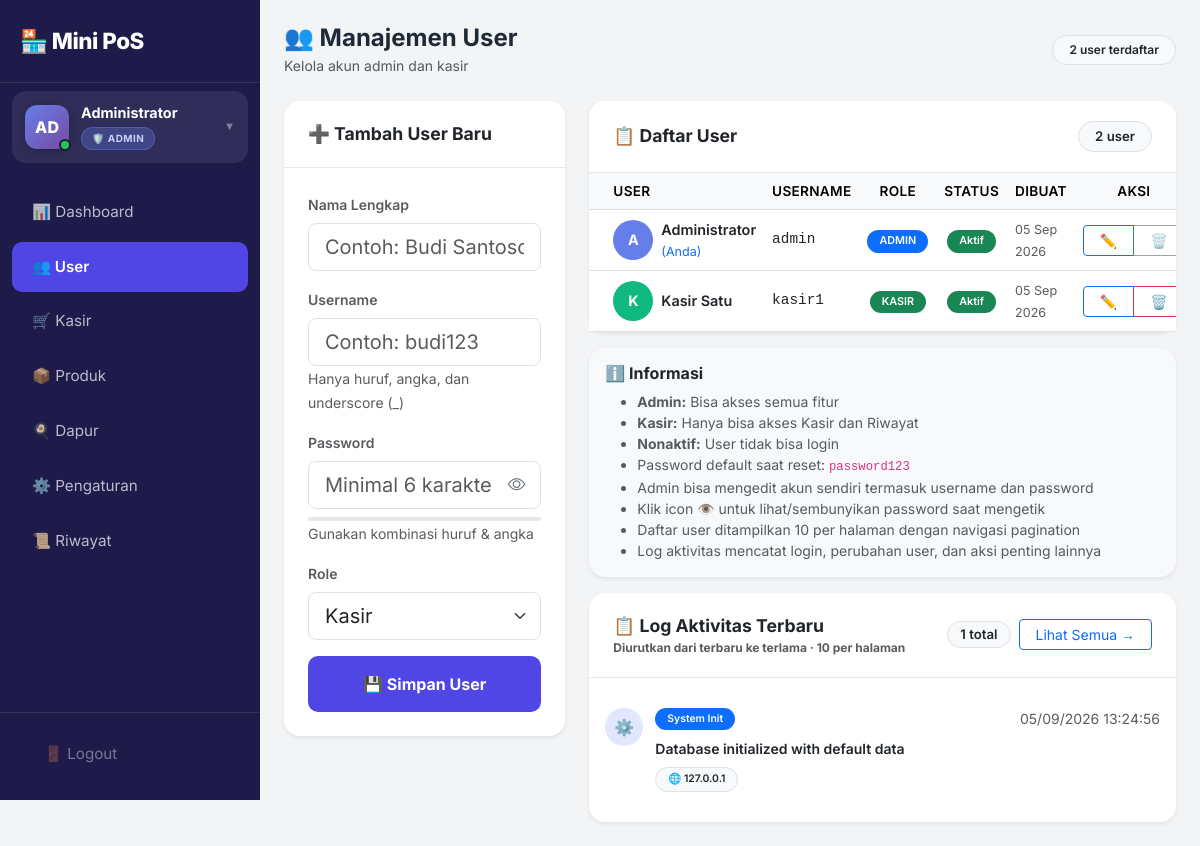
/users.php (signed in), run on the app's committed database.
### tables this page shows
CREATE TABLE users (
    id INT AUTO_INCREMENT PRIMARY KEY,
    username VARCHAR(50) NOT NULL UNIQUE,
    password_hash VARCHAR(255) NOT NULL,
    full_name VARCHAR(100) NOT NULL,
    role ENUM('admin', 'kasir') NOT NULL DEFAULT 'kasir',
    is_active TINYINT(1) NOT NULL DEFAULT 1,
    created_at TIMESTAMP DEFAULT CURRENT_TIMESTAMP
);

CREATE TABLE activity_logs (
    id INT AUTO_INCREMENT PRIMARY KEY,
    action VARCHAR(50) NOT NULL,
    entity_type VARCHAR(50) DEFAULT NULL,
    entity_id INT DEFAULT NULL,
    description TEXT DEFAULT NULL,
    ip_address VARCHAR(45) DEFAULT NULL,
    user_agent VARCHAR(255) DEFAULT NULL,
    created_at TIMESTAMP DEFAULT CURRENT_TIMESTAMP,
    INDEX idx_action (action),
    INDEX idx_created (created_at),
    INDEX idx_entity (entity_type, entity_id)
);

### users.php (the view, shortened to what the rows shown need)
<?php
require_once 'config/database.php';
$perPage = 10;
$page = max(1, intval($_GET['page'] ?? 1));
$offset = ($page - 1) * $perPage;
$stmt = $pdo->prepare("SELECT * FROM users ORDER BY role ASC, full_name ASC LIMIT ? OFFSET ?");
$stmt->execute([$perPage, $offset]);
$users = $stmt->fetchAll();
$logPerPage = 10;
$logPage = max(1, intval($_GET['log_page'] ?? 1));
$logOffset = ($logPage - 1) * $logPerPage;
$activityLogs = [];
try {
    $stmtLogs = $pdo->prepare("
        SELECT
            al.action,
            al.entity_type,
            al.entity_id,
            al.description,
            al.ip_address,
            al.user_agent,
            al.created_at,
            u.full_name
        FROM activity_logs al
        LEFT JOIN users u ON al.entity_id = u.id AND al.entity_type = 'user'
        WHERE
            (al.entity_type IS NULL OR al.entity_type NOT IN ('transaction', 'transaction_detail', 'stock', 'stock_history'))
            AND al.action NOT LIKE 'transaction_%'
            AND al.action NOT LIKE 'stock_%'
        ORDER BY al.created_at DESC
        LIMIT ? OFFSET ?
    ");
    $stmtLogs->execute([$logPerPage, $logOffset]);
    $activityLogs = $stmtLogs->fetchAll();
} catch (Exception $e) {
    $activityLogs = [];
}
?>
<!DOCTYPE html>
<html lang="id">
<head>
    <link href="https://cdn.jsdelivr.net/npm/bootstrap@5.3.0/dist/css/bootstrap.min.css" rel="stylesheet">
    <link href="https://cdn.jsdelivr.net/npm/bootstrap-icons@1.11.0/font/bootstrap-icons.css" rel="stylesheet">
    <link rel="stylesheet" href="assets/style.css">
</head>
<body>
    <div class="main-content">
        <div class="row g-4">
            <div class="col-12 col-lg-8">
                <div class="card border-0 shadow-sm">
                    <div class="card-body p-0">
                        <div class="table-responsive">
                            <table class="table table-hover align-middle mb-0">
                                <thead class="table-light">
                                    <tr>
                                        <th class="ps-3 ps-md-4">User</th>
                                        <th>Username</th>
                                        <th class="text-center">Role</th>
                                        <th class="text-center">Status</th>
                                        <th>Dibuat</th>
                                        <th class="text-center pe-3 pe-md-4">Aksi</th>
                                    </tr>
                                </thead>
                                <tbody>
                                    <?php foreach ($users as $u): ?>
                                        <tr class="<?= !$u['is_active'] ? 'table-secondary' : '' ?>">
                                            <td class="ps-3 ps-md-4">
                                                <div class="d-flex align-items-center gap-2">
                                                    <div style="width:40px;height:40px;border-radius:50%;background:<?= $u['role'] === 'admin' ? '#667eea' : '#10b981' ?>;display:flex;align-items:center;justify-content:center;color:white;font-weight:700;">
                                                        <?= strtoupper(substr($u['full_name'], 0, 1)) ?>
                                                    </div>
                                                    <div>
                                                        <div class="fw-semibold"><?= htmlspecialchars($u['full_name']) ?></div>
                                                        <?php if ($u['id'] == $_SESSION['user_id']): ?>
                                                            <small class="text-primary">(Anda)</small>
                                                        <?php endif; ?>
                                                    </div>
                                                </div>
                                            </td>
                                            <td class="font-monospace small"><?= htmlspecialchars($u['username']) ?></td>
                                            <td class="text-center">
                                                <span class="badge <?= $u['role'] === 'admin' ? 'bg-primary' : 'bg-success' ?>">
                                                    <?= strtoupper($u['role']) ?>
                                                </span>
                                            </td>
                                            <td class="text-center">
                                                <?php if ($u['is_active']): ?>
                                                    <span class="badge bg-success">Aktif</span>
                                                <?php else: ?>
                                                    <span class="badge bg-secondary">Nonaktif</span>
                                                <?php endif; ?>
                                            </td>
                                            <td>
                                                <small class="text-muted"><?= date('d M Y', strtotime($u['created_at'])) ?></small>
                                            </td>
                                            <td class="text-center pe-3 pe-md-4">
                                                <div class="btn-group btn-group-sm">
                                                    <a href="users.php?edit=<?= $u['id'] ?>&page=<?= $page ?>"
                                                        class="btn btn-outline-primary px-2 px-md-3" title="Edit">✏️</a>
                                                    <?php if ($u['id'] != $_SESSION['user_id']): ?>
                                                        <button class="btn btn-outline-danger px-2 px-md-3"
                                                            onclick="deleteUser(<?= $u['id'] ?>, '<?= htmlspecialchars($u['full_name']) ?>')"
                                                            title="Hapus">🗑️</button>
                                                    <?php else: ?>
                                                        <button class="btn btn-outline-secondary px-2 px-md-3" disabled title="Tidak bisa hapus diri sendiri">🗑️</button>
                                                    <?php endif; ?>
                                                </div>
                                            </td>
                                        </tr>
                                    <?php endforeach; ?>
                                </tbody>
                            </table>
                        </div>
                    </div>
                </div>
                <div class="card border-0 shadow-sm mt-3">
                    <div class="card-body p-3">
                        <?php if (empty($activityLogs)): ?>
                            <div class="text-center py-4 text-muted">
                                <div style="font-size:2.5rem;">📭</div>
                                <small class="d-block mt-2">Belum ada aktivitas tercatat</small>
                                <small class="text-muted">Aktivitas login dan perubahan data akan muncul di sini</small>
                            </div>
                        <?php else: ?>
                            <?php foreach ($activityLogs as $log): ?>
                                <?php
                                $action = $log['action'];
                                $badgeClass = 'bg-secondary';
                                $iconClass = 'info';
                                $icon = 'ℹ️';
                                $label = ucwords(str_replace('_', ' ', $action));
                                if (str_contains($action, 'login_success') || str_contains($action, 'created')) {
                                    $badgeClass = 'bg-success';
                                    $iconClass = 'success';
                                    $icon = '✅';
                                } elseif (str_contains($action, 'failed') || str_contains($action, 'deleted')) {
                                    $badgeClass = 'bg-danger';
                                    $iconClass = 'failed';
                                    $icon = '❌';
                                } elseif (str_contains($action, 'password')) {
                                    $badgeClass = 'bg-warning text-dark';
                                    $iconClass = 'warning';
                                    $icon = '🔑';
                                } elseif (str_contains($action, 'updated') || str_contains($action, 'toggled')) {
                                    $badgeClass = 'bg-info text-dark';
                                    $iconClass = 'info';
                                    $icon = '✏️';
                                } elseif (str_contains($action, 'logout')) {
                                    $badgeClass = 'bg-dark';
                                    $iconClass = 'dark';
                                    $icon = '🚪';
                                } elseif (str_contains($action, 'system')) {
                                    $badgeClass = 'bg-primary';
                                    $iconClass = 'primary';
                                    $icon = '⚙️';
                                }
                                ?>
                                <div class="activity-item">
                                    <div class="activity-icon <?= $iconClass ?>"><?= $icon ?></div>
                                    <div class="flex-grow-1" style="min-width:0;">
                                        <div class="d-flex justify-content-between align-items-start gap-2 flex-wrap">
                                            <span class="badge <?= $badgeClass ?>" style="font-size:0.65rem;">
                                                <?= htmlspecialchars($label) ?>
                                            </span>
                                            <small class="text-muted">
                                                <?= date('d/m/Y H:i:s', strtotime($log['created_at'])) ?>
                                            </small>
                                        </div>
                                        <div class="small fw-semibold mt-2">
                                            <?= htmlspecialchars($log['description'] ?: $label) ?>
                                        </div>
                                        <div class="d-flex gap-2 mt-2 flex-wrap">
                                            <?php if (!empty($log['ip_address'])): ?>
                                                <span class="badge bg-light text-dark border" style="font-size:0.65rem;">
                                                    🌐 <?= htmlspecialchars($log['ip_address']) ?>
                                                </span>
                                            <?php endif; ?>
                                        </div>
                                    </div>
                                </div>
                            <?php endforeach; ?>
                        <?php endif; ?>
                    </div>
                </div>
            </div>
        </div>
    </div>
</body>
</html>

### data on the page
users: full_name "A", full_name "Administrator", shows "(Anda)", username "admin", role "ADMIN", is_active "Aktif", created_at "05 Sep 2026"
users: full_name "K", full_name "Kasir Satu", username "kasir1", role "KASIR", is_active "Aktif", created_at "05 Sep 2026"
activity_logs: action "⚙️", action "System Init", created_at "05/09/2026 13:24:56", description "Database initialized with default data", ip_address "127.0.0.1"

### other printed values
$initials "AD"
$_SESSION['full_name'] "Administrator"
$roleIcon "🛡️"
$role "ADMIN"
$totalUsers "2"
$logPerPage "10"
$totalLogs "1"
